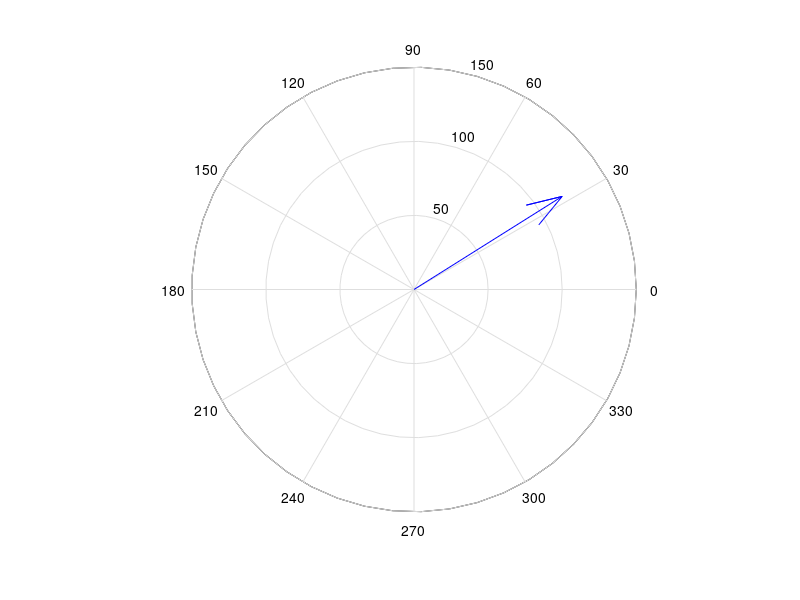

Recreate this plot in MATLAB.
%% Spule Impedanz 
%impedanz wird in Ohm angegeben und ist der imaginär-Anteil 
%um die Gesamtimpedanz zu erhalten, wird der betrag der Impedanz berechnet

%Beispielspule mit 100mH und Ideal bei einer Frequenz von 100Hz und
%Scheitelspannung von 20V, Nullphasenverschiebung von 10°
L = 100e-3;
f = 100;
Phi = deg2rad(10);
U_ = 20 * exp(1j*Phi) %Darstellung der Spannung als komplexer Zeiger
Z = 2*pi*f*L*1j %impedanz as imaginary number

%% Normal resistor with 100Ohm
R = 100;
%% Gesamtimpedanz 
Z_ges = Z+R

compass(Z_ges)





